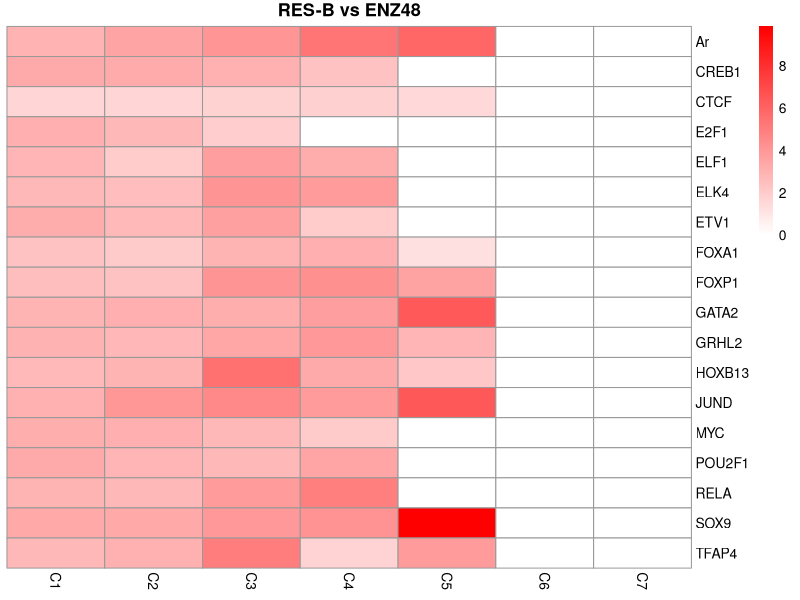
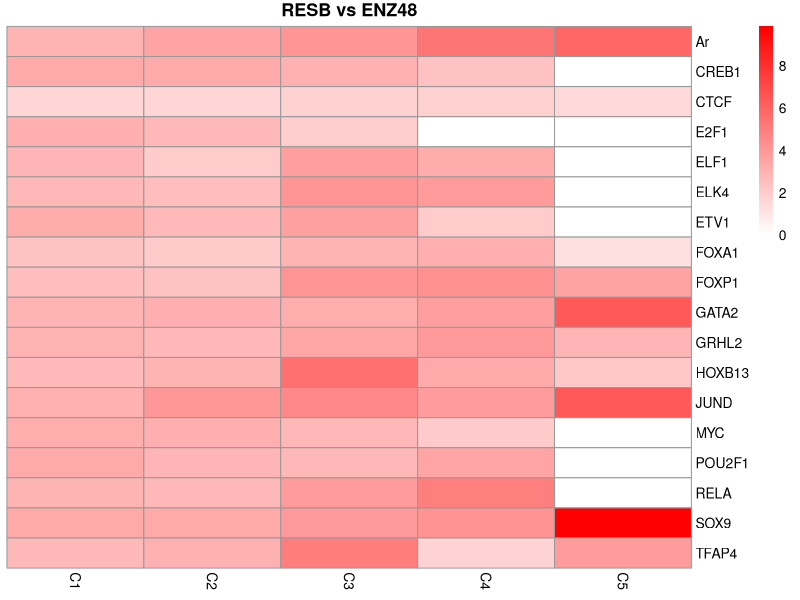
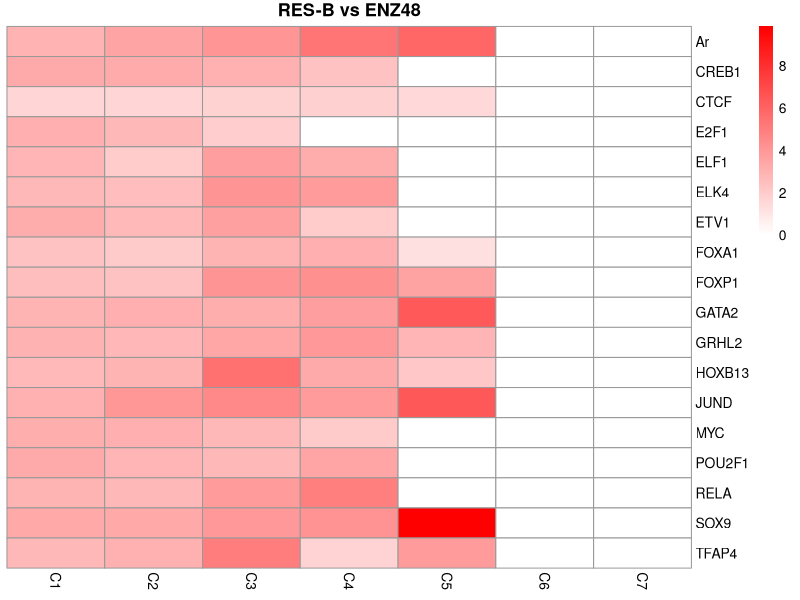
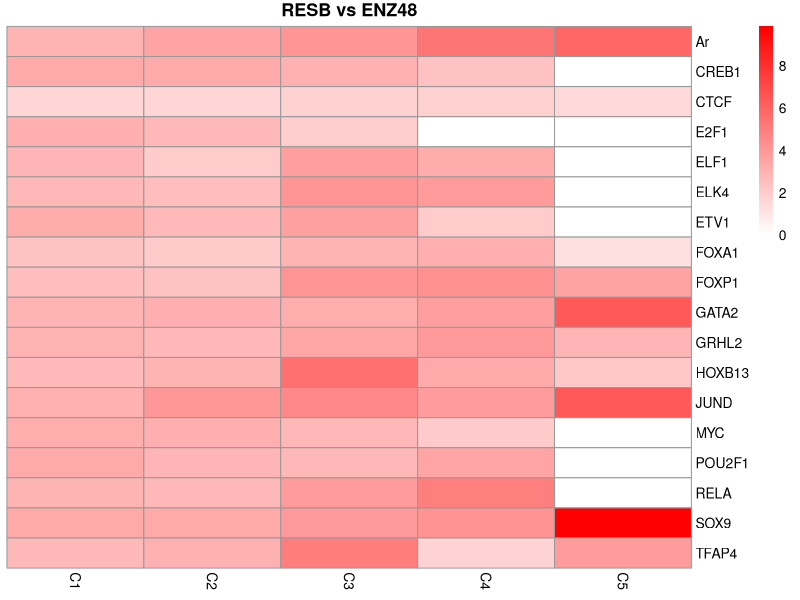

Here is the R script that generated these plots, in order: (Note: this script raises an error after producing the figures.)
setwd("~/Desktop/PROSTRATE_CANCER_RELAPSE_PAIRED_scRNA_AND_scATAC")


library(pheatmap)
library(grid)
library(gridExtra)

# Example values for the barplot
c1 <- read.csv(file="RESB_vs_ENZ48_motifs_cluster_1.csv",header = T,stringsAsFactors = F)
c2 <- read.csv(file="RESB_vs_ENZ48_motifs_cluster_2.csv",header = T,stringsAsFactors = F)
c3 <- read.csv(file="RESB_vs_ENZ48_motifs_cluster_3.csv",header = T,stringsAsFactors = F)
c4 <- read.csv(file="RESB_vs_ENZ48_motifs_cluster_4.csv",header = T,stringsAsFactors = F)
c5 <- read.csv(file="RESB_vs_ENZ48_motifs_cluster_5.csv",header = T,stringsAsFactors = F)

c1$cluster <- 1
c2$cluster <- 2
c3$cluster <- 3
c4$cluster <- 4
c5$cluster <- 5

rownames(c1) <- c1$motif.name
rownames(c2) <- c2$motif.name
rownames(c3) <- c3$motif.name
rownames(c4) <- c4$motif.name
rownames(c5) <- c5$motif.name


all_clusters_combined <- rbind(c1,c2,c3,c4,c5)


sig_motif <- all_clusters_combined[ all_clusters_combined$p.adjust.FDR < 0.05, ]


# Get unique motifs and clusters
motifs <- unique(all_clusters_combined$motif.name)
clusters <- sort(unique(all_clusters_combined$cluster))

# Create empty matrix
motif_fold_enrichment <- matrix(
  NA,
  nrow = length(motifs),
  ncol = 1
  )

rownames(motif_fold_enrichment) <- motifs

motif_fold_enrichment <- cbind(motif_fold_enrichment,c1[rownames(motif_fold_enrichment), "fold.enrichment"],
                               c2[rownames(motif_fold_enrichment), "fold.enrichment"],
                               c3[rownames(motif_fold_enrichment), "fold.enrichment"],
                               c4[rownames(motif_fold_enrichment), "fold.enrichment"],
                               c5[rownames(motif_fold_enrichment), "fold.enrichment"])

colnames(motif_fold_enrichment)[2:6] <- paste("C", c(1,2,3,4,5),sep="") 



motif_fold_enrichment [is.na(motif_fold_enrichment)] <- 0

## Add zeros for two clusters with no enrichment
motif_fold_enrichment <- cbind(
  motif_fold_enrichment,
  C6 = 0,
  C7 = 0
)



heatmap_max_val <- max(motif_fold_enrichment[, -c(1)])

rownames_order <- c("Ar", "CREB1", "CTCF", "E2F1", "ELF1", "ELK4", "ETV1", 
                    "FOXA1", "FOXP1", "GATA2", "GRHL2", "HOXB13", "JUND", 
                    "MYC", "POU2F1", "RELA", "SOX9", "TFAP4")


motif_fold_enrichment.o <- motif_fold_enrichment[rownames_order, ]



resb_vs_enz48.heatmap <- pheatmap(
  motif_fold_enrichment.o[, -c(1)],
  scale = "none",
  color = colorRampPalette(c("white", "red"))(200),
  breaks = seq(0, heatmap_max_val, length.out = 201),
  main = "RES-B vs ENZ48",
  cluster_cols = FALSE,
  cluster_rows = FALSE
)

pdf(
  "RESB_vs_ENZ48_motif_heatmap.pdf",
  width = 6,
  height = 4
  )

resb_vs_enz48.heatmap

dev.off()





make_motif_heatmap <- function(
    condition1,
    condition2,
    n_clusters = 5,
    output_file = NULL,
    output_width = 6,
    output_height = 4
) {
  
  motif_files <- paste0(
    condition1,
    "_vs_",
    condition2,
    "_motifs_cluster_",
    1:n_clusters,
    ".csv"
  )
  
  cluster_data <- lapply(
    motif_files,
    read.csv,
    header = TRUE,
    stringsAsFactors = FALSE
  )
  
  # Add cluster number
  for (i in seq_along(cluster_data)) {
    cluster_data[[i]]$cluster <- i
  }
  
  all_clusters_combined <- do.call(
    rbind,
    cluster_data
  )
  
  sig_motif <- all_clusters_combined[
    all_clusters_combined$p.adjust.FDR < 0.05,
  ]
  
  motifs <- unique(
    all_clusters_combined$motif.name
  )
  
  motif_fold_enrichment <- matrix(
    0,
    nrow = length(motifs),
    ncol = n_clusters
  )
  
  rownames(motif_fold_enrichment) <- motifs
  
  colnames(motif_fold_enrichment) <- paste0(
    "C",
    1:n_clusters
  )
  
  for (i in seq_along(cluster_data)) {
    
    dat <- cluster_data[[i]]
    
    # Make sure motif names are unique
    dat <- dat[
      !duplicated(dat$motif.name),
    ]
    
    rownames(dat) <- dat$motif.name
    
    common_motifs <- intersect(
      motifs,
      rownames(dat)
    )
    
    motif_fold_enrichment[
      common_motifs,
      i
    ] <- dat[
      common_motifs,
      "fold.enrichment"
    ]
  }
  
  rownames_order <- c(
    "Ar",
    "CREB1",
    "CTCF",
    "E2F1",
    "ELF1",
    "ELK4",
    "ETV1",
    "FOXA1",
    "FOXP1",
    "GATA2",
    "GRHL2",
    "HOXB13",
    "JUND",
    "MYC",
    "POU2F1",
    "RELA",
    "SOX9",
    "TFAP4"
  )
  
  rownames_order <- rownames_order[
    rownames_order %in% rownames(motif_fold_enrichment)
  ]
  
  motif_fold_enrichment.o <- motif_fold_enrichment[
    rownames_order,
    ,
    drop = FALSE
  ]
  
  heatmap_max_val <- max(
    motif_fold_enrichment.o,
    na.rm = TRUE
  )
  
  heatmap <- pheatmap(
    motif_fold_enrichment.o,
    scale = "none",
    color = colorRampPalette(
      c("white", "red")
    )(200),
    breaks = seq(
      0,
      heatmap_max_val,
      length.out = 201
    ),
    main = paste(
      condition1,
      "vs",
      condition2
    ),
    cluster_cols = FALSE,
    cluster_rows = FALSE
  )
  if (!is.null(output_file)) {
    
    pdf(
      output_file,
      width = output_width,
      height = output_height
    )
    
    grid::grid.newpage()
    grid::grid.draw(heatmap$gtable)
    
    dev.off()
  }
  
  return(
    list(
      combined_results = all_clusters_combined,
      significant_motifs = sig_motif,
      fold_enrichment = motif_fold_enrichment.o,
      heatmap = heatmap
    )
  )
}

resb_enz48_motif <- make_motif_heatmap(
  condition1 = "RESB",
  condition2 = "ENZ48",
  n_clusters = 5,
  output_file = "RESB_vs_ENZ48_motif_heatmap.pdf"
)

resa_enz48_motif <- make_motif_heatmap(
  condition1 = "RESA",
  condition2 = "ENZ48",
  n_clusters = 5,
  output_file = "RESA_vs_ENZ48_motif_heatmap.pdf"
)

resb_dmso_motif <- make_motif_heatmap(
  condition1 = "RESB",
  condition2 = "DMSO",
  n_clusters = 5,
  output_file = "RESB_vs_DMSO_motif_heatmap.pdf"
)

enz48_dmso_motif <- make_motif_heatmap(
  condition1 = "ENZ48",
  condition2 = "DMSO",
  n_clusters = 2,
  output_file = "ENZ48_vs_DMSO_motif_heatmap.pdf"
)
